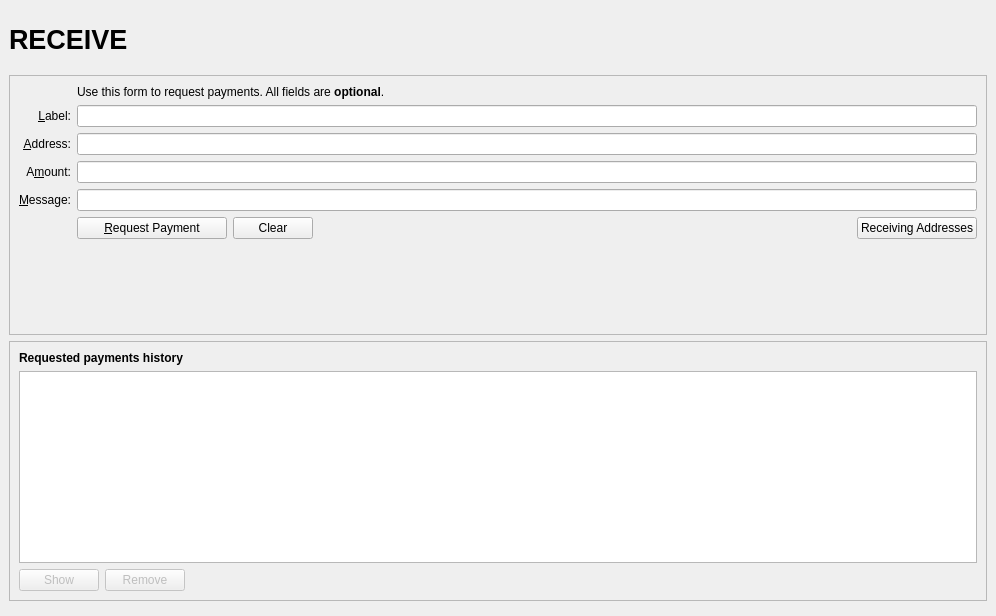
<?xml version="1.0" encoding="UTF-8"?>
<ui version="4.0">
 <class>ReceiveCoinsDialog</class>
 <widget class="QWidget" name="ReceiveCoinsDialog">
  <property name="geometry">
   <rect>
    <x>0</x>
    <y>0</y>
    <width>996</width>
    <height>616</height>
   </rect>
  </property>
  <layout class="QVBoxLayout" name="verticalLayout" stretch="0">
   <property name="leftMargin">
    <number>0</number>
   </property>
   <property name="topMargin">
    <number>0</number>
   </property>
   <property name="rightMargin">
    <number>0</number>
   </property>
   <property name="bottomMargin">
    <number>0</number>
   </property>
   <item>
    <widget class="QFrame" name="frame_BG">
     <layout class="QVBoxLayout" name="verticalLayout_Master" stretch="0,1">
      <property name="spacing">
       <number>0</number>
      </property>
      <item>
       <widget class="QFrame" name="frame_Header">
        <layout class="QVBoxLayout" name="verticalLayout_8">
         <property name="leftMargin">
          <number>0</number>
         </property>
         <property name="topMargin">
          <number>0</number>
         </property>
         <property name="rightMargin">
          <number>0</number>
         </property>
         <property name="bottomMargin">
          <number>0</number>
         </property>
         <item>
          <layout class="QHBoxLayout" name="horizontalLayout_Header" stretch="1,0,1">
           <item>
            <widget class="QLabel" name="labelOverviewHeaderLeft">
             <property name="minimumSize">
              <size>
               <width>464</width>
               <height>60</height>
              </size>
             </property>
             <property name="maximumSize">
              <size>
               <width>16777215</width>
               <height>60</height>
              </size>
             </property>
             <property name="font">
              <font>
               <pointsize>20</pointsize>
               <weight>75</weight>
               <bold>true</bold>
              </font>
             </property>
             <property name="text">
              <string>RECEIVE</string>
             </property>
            </widget>
           </item>
           <item>
            <spacer name="horizontalSpacer_3">
             <property name="orientation">
              <enum>Qt::Horizontal</enum>
             </property>
             <property name="sizeHint" stdset="0">
              <size>
               <width>40</width>
               <height>20</height>
              </size>
             </property>
            </spacer>
           </item>
           <item>
            <widget class="QLabel" name="labelOverviewHeaderRight">
             <property name="minimumSize">
              <size>
               <width>464</width>
               <height>60</height>
              </size>
             </property>
             <property name="maximumSize">
              <size>
               <width>16777215</width>
               <height>60</height>
              </size>
             </property>
             <property name="font">
              <font>
               <pointsize>14</pointsize>
              </font>
             </property>
             <property name="text">
              <string/>
             </property>
             <property name="alignment">
              <set>Qt::AlignRight|Qt::AlignTrailing|Qt::AlignVCenter</set>
             </property>
            </widget>
           </item>
          </layout>
         </item>
        </layout>
       </widget>
      </item>
      <item>
       <widget class="QFrame" name="frame_BG_Content">
        <layout class="QVBoxLayout" name="verticalLayout_5">
         <property name="leftMargin">
          <number>0</number>
         </property>
         <property name="topMargin">
          <number>6</number>
         </property>
         <property name="rightMargin">
          <number>0</number>
         </property>
         <property name="bottomMargin">
          <number>6</number>
         </property>
         <item>
          <widget class="QFrame" name="frame2">
           <property name="sizePolicy">
            <sizepolicy hsizetype="Preferred" vsizetype="Expanding">
             <horstretch>0</horstretch>
             <verstretch>0</verstretch>
            </sizepolicy>
           </property>
           <property name="frameShape">
            <enum>QFrame::StyledPanel</enum>
           </property>
           <property name="frameShadow">
            <enum>QFrame::Sunken</enum>
           </property>
           <layout class="QVBoxLayout" name="verticalLayout_3">
            <item>
             <layout class="QGridLayout" name="gridLayout">
              <item row="8" column="0">
               <widget class="QLabel" name="label_7">
                <property name="text">
                 <string/>
                </property>
               </widget>
              </item>
              <item row="9" column="2">
               <spacer name="verticalSpacer">
                <property name="orientation">
                 <enum>Qt::Vertical</enum>
                </property>
                <property name="sizeHint" stdset="0">
                 <size>
                  <width>20</width>
                  <height>40</height>
                 </size>
                </property>
               </spacer>
              </item>
              <item row="4" column="2">
               <widget class="QLineEdit" name="reqLabel">
                <property name="toolTip">
                 <string>An optional label to associate with the new receiving address.</string>
                </property>
               </widget>
              </item>
              <item row="6" column="2">
               <widget class="BitcoinAmountField" name="reqAmount">
                <property name="minimumSize">
                 <size>
                  <width>80</width>
                  <height>0</height>
                 </size>
                </property>
                <property name="toolTip">
                 <string>An optional amount to request. Leave this empty or zero to not request a specific amount.</string>
                </property>
               </widget>
              </item>
              <item row="5" column="0">
               <widget class="QLabel" name="label">
                <property name="toolTip">
                 <string>Your receiving address. You can copy and use it to receive coins on this wallet. A new one will be generated once it is used.</string>
                </property>
                <property name="text">
                 <string>&amp;Address:</string>
                </property>
                <property name="alignment">
                 <set>Qt::AlignRight|Qt::AlignTrailing|Qt::AlignVCenter</set>
                </property>
                <property name="buddy">
                 <cstring>reqAddress</cstring>
                </property>
               </widget>
              </item>
              <item row="2" column="2">
               <widget class="QLabel" name="label_5">
                <property name="text">
                 <string>Use this form to request payments. All fields are &lt;b&gt;optional&lt;/b&gt;.</string>
                </property>
               </widget>
              </item>
              <item row="5" column="2">
               <widget class="QLineEdit" name="reqAddress">
                <property name="minimumSize">
                 <size>
                  <width>80</width>
                  <height>0</height>
                 </size>
                </property>
                <property name="toolTip">
                 <string>Your receiving address. You can copy and use it to receive coins on this wallet. A new one will be generated once it is used.</string>
                </property>
                <property name="readOnly">
                 <bool>true</bool>
                </property>
               </widget>
              </item>
              <item row="7" column="0">
               <widget class="QLabel" name="label_3">
                <property name="toolTip">
                 <string>An optional message to attach to the payment request, which will be displayed when the request is opened. Note: The message will not be sent with the payment over the BTCT network.</string>
                </property>
                <property name="text">
                 <string>&amp;Message:</string>
                </property>
                <property name="alignment">
                 <set>Qt::AlignRight|Qt::AlignTrailing|Qt::AlignVCenter</set>
                </property>
                <property name="buddy">
                 <cstring>reqMessage</cstring>
                </property>
               </widget>
              </item>
              <item row="7" column="2">
               <widget class="QLineEdit" name="reqMessage">
                <property name="toolTip">
                 <string>An optional message to attach to the payment request, which will be displayed when the request is opened.&lt;br&gt;Note: The message will not be sent with the payment over the BTCT network.</string>
                </property>
               </widget>
              </item>
              <item row="4" column="0">
               <widget class="QLabel" name="label_2">
                <property name="toolTip">
                 <string>An optional label to associate with the new receiving address.</string>
                </property>
                <property name="text">
                 <string>&amp;Label:</string>
                </property>
                <property name="alignment">
                 <set>Qt::AlignRight|Qt::AlignTrailing|Qt::AlignVCenter</set>
                </property>
                <property name="buddy">
                 <cstring>reqLabel</cstring>
                </property>
               </widget>
              </item>
              <item row="6" column="0">
               <widget class="QLabel" name="label">
                <property name="toolTip">
                 <string>An optional amount to request. Leave this empty or zero to not request a specific amount.</string>
                </property>
                <property name="text">
                 <string>A&amp;mount:</string>
                </property>
                <property name="alignment">
                 <set>Qt::AlignRight|Qt::AlignTrailing|Qt::AlignVCenter</set>
                </property>
                <property name="buddy">
                 <cstring>reqAmount</cstring>
                </property>
               </widget>
              </item>
              <item row="8" column="2">
               <layout class="QHBoxLayout" name="horizontalLayout">
                <item>
                 <widget class="QPushButton" name="receiveButton">
                  <property name="minimumSize">
                   <size>
                    <width>150</width>
                    <height>0</height>
                   </size>
                  </property>
                  <property name="text">
                   <string>&amp;Request Payment</string>
                  </property>
                  <property name="icon">
                   <iconset resource="../btct.qrc">
                    <normaloff>:/icons/receiving_addresses</normaloff>:/icons/receiving_addresses</iconset>
                  </property>
                 </widget>
                </item>
                <item>
                 <widget class="QPushButton" name="clearButton">
                  <property name="sizePolicy">
                   <sizepolicy hsizetype="Minimum" vsizetype="Fixed">
                    <horstretch>0</horstretch>
                    <verstretch>0</verstretch>
                   </sizepolicy>
                  </property>
                  <property name="toolTip">
                   <string>Clear all fields of the form.</string>
                  </property>
                  <property name="text">
                   <string>Clear</string>
                  </property>
                  <property name="icon">
                   <iconset resource="../btct.qrc">
                    <normaloff>:/icons/remove</normaloff>:/icons/remove</iconset>
                  </property>
                  <property name="autoDefault">
                   <bool>false</bool>
                  </property>
                 </widget>
                </item>
                <item>
                 <spacer name="horizontalSpacer">
                  <property name="orientation">
                   <enum>Qt::Horizontal</enum>
                  </property>
                  <property name="sizeHint" stdset="0">
                   <size>
                    <width>40</width>
                    <height>20</height>
                   </size>
                  </property>
                 </spacer>
                </item>
                <item>
                 <widget class="QPushButton" name="receivingAddressesButton">
                  <property name="text">
                   <string>Receiving Addresses</string>
                  </property>
                  <property name="icon">
                   <iconset resource="../btct.qrc">
                    <normaloff>:/icons/address-book</normaloff>:/icons/address-book</iconset>
                  </property>
                  <property name="autoDefault">
                   <bool>false</bool>
                  </property>
                 </widget>
                </item>
               </layout>
              </item>
             </layout>
            </item>
           </layout>
          </widget>
         </item>
         <item>
          <widget class="QFrame" name="frame">
           <property name="sizePolicy">
            <sizepolicy hsizetype="Preferred" vsizetype="Expanding">
             <horstretch>0</horstretch>
             <verstretch>0</verstretch>
            </sizepolicy>
           </property>
           <property name="frameShape">
            <enum>QFrame::StyledPanel</enum>
           </property>
           <property name="frameShadow">
            <enum>QFrame::Raised</enum>
           </property>
           <layout class="QVBoxLayout" name="verticalLayout_2">
            <item>
             <widget class="QLabel" name="label_6">
              <property name="font">
               <font>
                <weight>75</weight>
                <bold>true</bold>
               </font>
              </property>
              <property name="text">
               <string>Requested payments history</string>
              </property>
             </widget>
            </item>
            <item>
             <widget class="QTableView" name="recentRequestsView">
              <property name="palette">
               <palette>
                <active>
                 <colorrole role="Text">
                  <brush brushstyle="SolidPattern">
                   <color alpha="255">
                    <red>51</red>
                    <green>51</green>
                    <blue>51</blue>
                   </color>
                  </brush>
                 </colorrole>
                </active>
                <inactive>
                 <colorrole role="Text">
                  <brush brushstyle="SolidPattern">
                   <color alpha="255">
                    <red>51</red>
                    <green>51</green>
                    <blue>51</blue>
                   </color>
                  </brush>
                 </colorrole>
                </inactive>
                <disabled>
                 <colorrole role="Text">
                  <brush brushstyle="SolidPattern">
                   <color alpha="255">
                    <red>85</red>
                    <green>85</green>
                    <blue>85</blue>
                   </color>
                  </brush>
                 </colorrole>
                </disabled>
               </palette>
              </property>
              <property name="contextMenuPolicy">
               <enum>Qt::CustomContextMenu</enum>
              </property>
              <property name="tabKeyNavigation">
               <bool>false</bool>
              </property>
              <property name="sortingEnabled">
               <bool>true</bool>
              </property>
             </widget>
            </item>
            <item>
             <layout class="QHBoxLayout" name="horizontalLayout_2">
              <item>
               <widget class="QPushButton" name="showRequestButton">
                <property name="enabled">
                 <bool>false</bool>
                </property>
                <property name="toolTip">
                 <string>Show the selected request (does the same as double clicking an entry)</string>
                </property>
                <property name="text">
                 <string>Show</string>
                </property>
                <property name="icon">
                 <iconset resource="../btct.qrc">
                  <normaloff>:/icons/edit</normaloff>:/icons/edit</iconset>
                </property>
                <property name="autoDefault">
                 <bool>false</bool>
                </property>
               </widget>
              </item>
              <item>
               <widget class="QPushButton" name="removeRequestButton">
                <property name="enabled">
                 <bool>false</bool>
                </property>
                <property name="toolTip">
                 <string>Remove the selected entries from the list</string>
                </property>
                <property name="text">
                 <string>Remove</string>
                </property>
                <property name="icon">
                 <iconset resource="../btct.qrc">
                  <normaloff>:/icons/remove</normaloff>:/icons/remove</iconset>
                </property>
                <property name="autoDefault">
                 <bool>false</bool>
                </property>
               </widget>
              </item>
              <item>
               <spacer name="horizontalSpacer_2">
                <property name="orientation">
                 <enum>Qt::Horizontal</enum>
                </property>
                <property name="sizeHint" stdset="0">
                 <size>
                  <width>40</width>
                  <height>20</height>
                 </size>
                </property>
               </spacer>
              </item>
             </layout>
            </item>
           </layout>
          </widget>
         </item>
        </layout>
       </widget>
      </item>
     </layout>
    </widget>
   </item>
  </layout>
 </widget>
 <customwidgets>
  <customwidget>
   <class>BitcoinAmountField</class>
   <extends>QLineEdit</extends>
   <header>bitcoinamountfield.h</header>
   <container>1</container>
  </customwidget>
 </customwidgets>
 <tabstops>
  <tabstop>reqLabel</tabstop>
  <tabstop>reqAddress</tabstop>
  <tabstop>reqAmount</tabstop>
  <tabstop>reqMessage</tabstop>
  <tabstop>receiveButton</tabstop>
  <tabstop>clearButton</tabstop>
  <tabstop>recentRequestsView</tabstop>
  <tabstop>showRequestButton</tabstop>
  <tabstop>removeRequestButton</tabstop>
 </tabstops>
 <resources>
  <include location="../btct.qrc"/>
 </resources>
 <connections/>
</ui>
